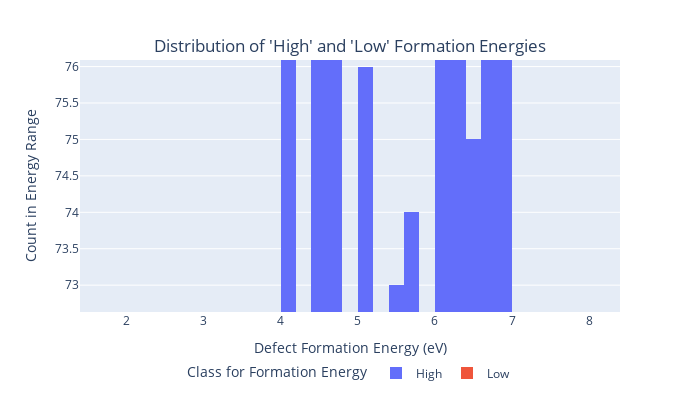

The code cell stored with this chart in its notebook:
### Code cell
import plotly.express as px

fig2 = px.histogram(df_graph, x = "defect_formation_energy", color = "classification", labels = {"classification": "Class for Formation Energy", "0.0":"High",1.0:"Low"})
fig2.update_layout (yaxis=dict(
        title="Count in Energy Range"
    ),
    xaxis=dict(
        title="Defect Formation Energy (eV)"
    ),width = 700, height = 400, title={
        'text': "Distribution of 'High' and 'Low' Formation Energies",
        'y':0.9,
        'x':0.5,
        'xanchor': 'center',
        'yanchor': 'top'},
     legend = dict(orientation = "h",
                   yanchor = "bottom",
                   y = -0.3,
                   xanchor = "center",
                   x = 0.5))

fig2.show()

### Figure 1 — Plotly figure (JSON) as saved in the notebook; plotly's stock layout.template omitted (floating-point values rounded to 4 significant figures; data arrays with more than 128 entries replaced by an {"elided": "..."} marker saying what was removed)
{"data": [{"alignmentgroup": "True", "bingroup": "x", "hovertemplate": "Class for Formation Energy=High<br>defect_formation_energy=%{x}<br>count=%{y}<extra></extra>", "legendgroup": "High", "marker": {"color": "#636efa", "pattern": {"shape": ""}}, "name": "High", "offsetgroup": "High", "orientation": "v", "showlegend": true, "type": "histogram", "x": {"elided": "1550 float values"}, "xaxis": "x", "yaxis": "y"}, {"alignmentgroup": "True", "bingroup": "x", "hovertemplate": "Class for Formation Energy=Low<br>defect_formation_energy=%{x}<br>count=%{y}<extra></extra>", "legendgroup": "Low", "marker": {"color": "#EF553B", "pattern": {"shape": ""}}, "name": "Low", "offsetgroup": "Low", "orientation": "v", "showlegend": true, "type": "histogram", "x": [2.553, 2.637, 1.41, 2.554, 2.914, 2.2, 2.989, 2.27, 2.319, 2.222, 2.79, 2.968, 2.525, 2.708, 1.86, 2.641, 2.936, 2.377, 2.011, 2.499, 2.556, 2.89, 1.759, 2.207, 2.98, 2.759, 2.96, 2.82, 2.807, 2.517, 2.799, 2.257, 2.288, 2.997, 2.241, 2.675, 2.931, 2.299, 2.865, 2.854, 2.958, 2.896, 1.742, 2.772, 2.636, 2.689, 2.7, 1.569, 2.625, 2.748, 2.667, 2.742, 2.343, 1.637, 2.34, 2.764, 2.968, 2.928, 2.912, 2.824, 2.298, 2.342, 2.898, 2.815, 1.965, 2.585, 2.446, 1.856, 2.341, 2.929, 2.38, 2.991, 2.739, 2.673, 2.28, 2.313, 2.826, 2.973, 2.856, 1.997, 2.637, 2.697, 2.686, 2.489, 2.805, 2.181, 2.946, 2.798, 2.92, 2.269, 2.579, 2.862, 2.35, 1.954, 2.69, 2.578, 2.292, 3.0, 2.926, 2.938, 2.602, 2.171, 2.876, 2.952, 2.491, 2.242, 2.176, 2.049, 2.668, 2.939, 2.839, 2.949, 2.556, 2.991, 2.971], "xaxis": "x", "yaxis": "y"}], "layout": {"barmode": "relative", "height": 400, "legend": {"orientation": "h", "title": {"text": "Class for Formation Energy"}, "tracegroupgap": 0, "x": 0.5, "xanchor": "center", "y": -0.3, "yanchor": "bottom"}, "margin": {"t": 60}, "title": {"text": "Distribution of 'High' and 'Low' Formation Energies", "x": 0.5, "xanchor": "center", "y": 0.9, "yanchor": "top"}, "width": 700, "xaxis": {"anchor": "y", "autorange": true, "domain": [0, 1], "range": [1.4, 8.4], "title": {"text": "Defect Formation Energy (eV)"}, "type": "linear"}, "yaxis": {"anchor": "x", "autorange": false, "domain": [0, 1], "range": [72.63, 76.09], "title": {"text": "Count in Energy Range"}}}}
